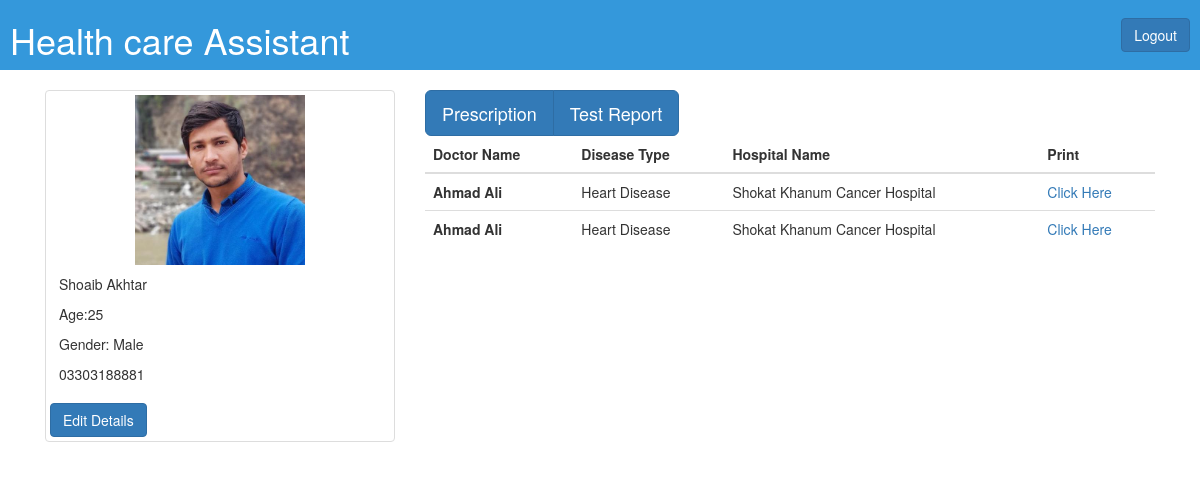
/Pricription.php?patientId=1 (signed in), run on the app's committed database.
### tables this page shows
CREATE TABLE `patient` (
  `patientId` int(255) NOT NULL,
  `patientName` varchar(255) DEFAULT NULL,
  `patientAddress` varchar(255) DEFAULT NULL,
  `patientContact` varchar(255) DEFAULT NULL,
  `patientDob` date DEFAULT NULL,
  `patientPicture` varchar(255) DEFAULT NULL,
  `patientCnic` varchar(255) DEFAULT NULL,
  `patientPassword` varchar(255) DEFAULT NULL,
  `patientGender` varchar(255) DEFAULT NULL
);

CREATE TABLE `prescription` (
  `prescriptionId` int(11) NOT NULL,
  `prescriptionDocument` longblob DEFAULT NULL,
  `doctorId` int(11) DEFAULT NULL,
  `hospitalId` int(11) DEFAULT NULL,
  `patientId` int(11) DEFAULT NULL,
  `prescriptionDisease` varchar(255) DEFAULT NULL,
  `instituteName` varchar(255) DEFAULT NULL,
  `fileSize` varchar(255) DEFAULT NULL
);

CREATE TABLE `doctor` (
  `doctorId` int(255) NOT NULL,
  `doctorAddress` varchar(255) DEFAULT NULL,
  `doctorContact` varchar(255) DEFAULT NULL,
  `doctorPicture` varchar(255) DEFAULT NULL,
  `doctorEmail` varchar(255) DEFAULT NULL,
  `doctorPassword` varchar(255) DEFAULT NULL,
  `doctorSpec` varchar(255) DEFAULT NULL,
  `doctorGender` varchar(255) DEFAULT NULL,
  `doctorName` varchar(255) DEFAULT NULL
);

CREATE TABLE `hospital` (
  `hospitalId` int(255) NOT NULL,
  `hospitalName` text DEFAULT NULL,
  `hospitalPhone` int(255) DEFAULT NULL,
  `hospitalAddress` varchar(255) DEFAULT NULL
);

### functions.php (called while the page is built, shortened)
<?php
require('connection.php');
function fetchPricription($patientId) {
    global $mysqli;
    $query = "SELECT p.prescriptionId, p.prescriptionDisease,d.doctorName, h.hospitalName FROM prescription p, doctor d, hospital h WHERE p.doctorId = d.doctorId AND p.hospitalId = h.hospitalId AND p.patientId=".$patientId;
    $perscriptions=[];
    $queryResult = $mysqli -> query($query);
    if($queryResult) {
        $perscriptions = $queryResult -> fetch_all(MYSQLI_ASSOC);
    }
    else {
        echo "Error in executing query";
        echo $mysqli->error;
    }
    return $perscriptions;
}
function getPatient($id) {
    global $mysqli;
    $query = "SELECT *  FROM patient WHERE patientId=".$id;
    $patient = NULL;
    $queryResult = $mysqli -> query($query);
    if($queryResult)
    {
        $patient = $queryResult -> fetch_assoc();
    }
    else
    {
        echo "Error in executing query";
    }
    return $patient;
}
?>

### Pricription.php (the view, shortened to what this page needs)
<?php
    require("functions.php");
    $patientId = NULL;
    if(isset($_GET['patientId'])) {
        $patientId = $_GET['patientId'];
    } else {
        die("404 - Not Found");
    }
    $perscriptions = fetchPricription($patientId);
    $patient = getPatient($patientId);
?>
<!DOCTYPE html>
<html lang="en" xmlns="http://www.w3.org/1999/html">
<head>
    <link rel="stylesheet" type="text/css" href="style1.css">
    <link rel="stylesheet" href="https://maxcdn.bootstrapcdn.com/bootstrap/3.4.0/css/bootstrap.min.css">
</head>
<body class="bg">
    <div>
        <div id="header">
            <h1>Health care Assistant</h1>
            <a href="logout.php" class="btn btn-primary">Logout</a>
        </div>
        <div class="container">
            <div class="col-md-4">
                <div action="/action_page.php" method="get">
                    <div class="thumbnail">
                        <a href="shoaib.jpg" target="_blank">
                            <?php if($patient['patientPicture'] == NULL){ ?>
                                <img src="images/default.png" alt="Lights" style="width:50%" float="left">
                            <?php } else { ?>
                                <img src="images/patients/<?php echo $patient['patientPicture']; ?>" alt="Lights" style="width:50%" float="left">
                            <?php } ?>
                            <div class="caption">
                                <p><?php echo $patient['patientName']; ?></p>
                                <?php
                                    $_age = floor((time() - strtotime($patient['patientDob'])) / 31556926);
                                ?>
                                <p>Age:<?php echo $_age; ?></p>
                                <p>Gender: <?php echo $patient['patientGender']; ?></p>
                                <p><?php echo $patient['patientContact']; ?></p>
                            </div>
                        </a>
                        <div class="btn-group">
                            <a href="EditForm.php?patientId=<?php echo $patientId?>"> <button type="button" class="btn btn-primary">Edit
                                    Details</button></a>
                        </div>
                    </div>
                </div>
            </div>
            <div class="col-md-8">
                <div class="btn-group btn-group-lg">
                    <button type="button" class="btn btn-primary" onclick="openTable('prescription')">Prescription</button>
                    <button type="button" class="btn btn-primary" onclick="openTable('test-report')">Test Report</button>
                </div>
                <table class="table" id="prescription-table">
                    <thead class="thead-light">
                      <tr>
                        <th scope="col">Doctor Name</th>
                        <th scope="col">Disease Type</th>
                        <th scope="col">Hospital Name</th>
                        <th scope="col">Print</th>
                      </tr>
                    </thead>
                    <tbody>
                        <?php for($i=0; $i < count($perscriptions) ; $i++) { ?>
                            <tr>
                                <th scope="row"><?php echo $perscriptions[$i]['doctorName']; ?></th>
                                <td><?php echo $perscriptions[$i]['prescriptionDisease']; ?></td>
                                <td><?php echo $perscriptions[$i]['hospitalName']; ?></td>
                                <td><a target="_blank" href="downloadPerscription.php?prescriptionId=<?php echo $perscriptions[$i]['prescriptionId']; ?>">Click Here</a></td>
                            </tr>
                        <?php } ?>
                    </tbody>
                  </table>
            </div>
        </div>
    </div>
</body>
</html>

### style1.css (style rules this page uses)
body, html { height: 100%; margin: 0; }
.bg { background-image: url("OSZB6Y0.jpg"); background-size: cover; }
#header { background-color: #3498db; color: white; display: flex; justify-content: space-between; align-items: center; padding-left: 10px; padding-right: 10px; margin-bottom: 20px; }

### data on the page
patient: patientPicture (picture), patientName "Shoaib Akhtar", patientDob "25", patientGender "Male", patientContact "03303188881"
prescription: doctorId.doctorName "Ahmad Ali", prescriptionDisease "Heart Disease", hospitalId.hospitalName "Shokat Khanum Cancer Hospital"
prescription: doctorId.doctorName "Ahmad Ali", prescriptionDisease "Heart Disease", hospitalId.hospitalName "Shokat Khanum Cancer Hospital"
